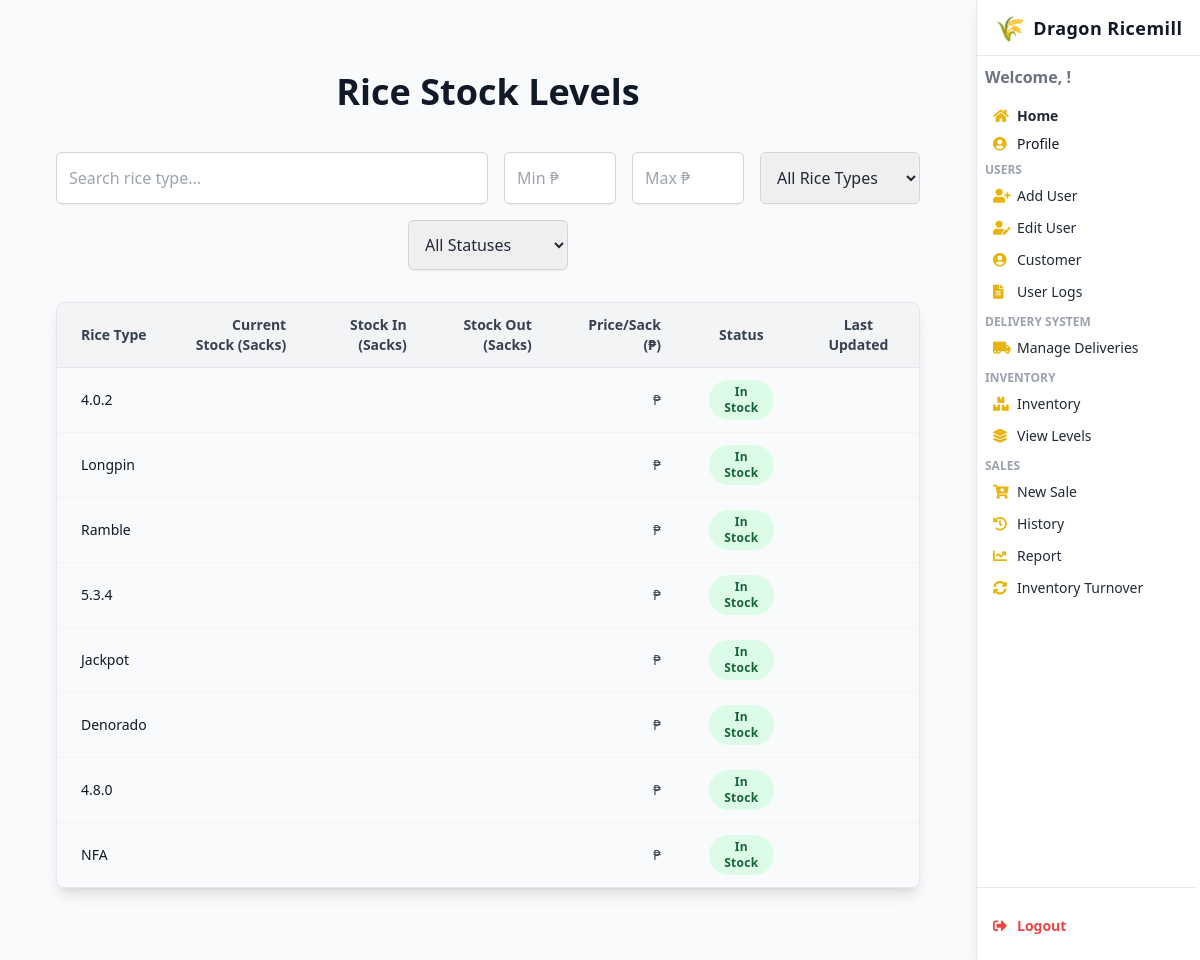
/viewstocklevel/, run on an earlier commit of the app's database.
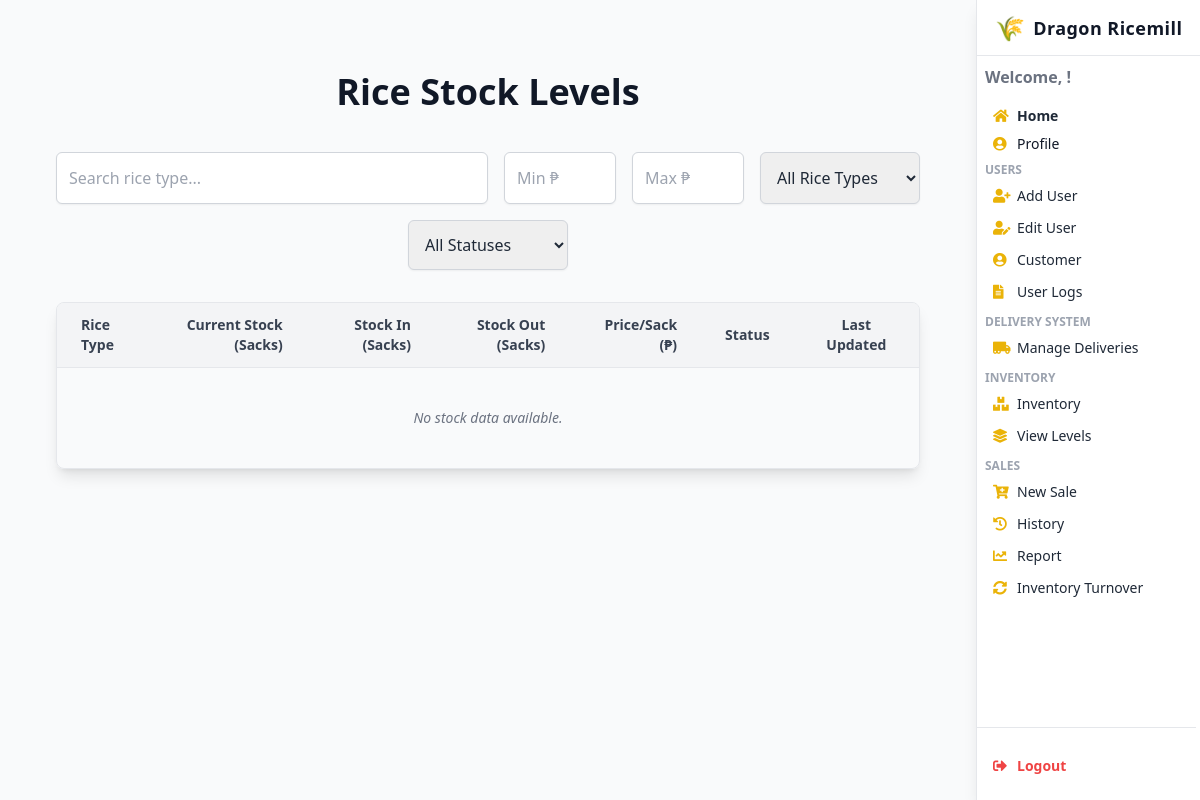
And on a later commit of the database.
### webapp/models.py (models this page shows, shortened)
class Rice(models.Model):
    riceID = models.AutoField(primary_key=True)
    rice_type = models.CharField(max_length=100, unique=True)
    description = models.TextField(blank=True, null=True)
    is_active = models.BooleanField(default=True)
    class Meta:
        db_table = 'Rice'

### webapp/views.py (the view)
# urls.py: path("viewstocklevel/", views.viewstocklevel, name="viewstocklevel"),
def viewstocklevel(request):
    rice_data = Rice.objects.all()
    return render(request, "viewstocklevel.html", {
        'stock_data': rice_data
    })

### webapp/templates/viewstocklevel.html (shortened to what the changed rows need)
{% load humanize %}
<!DOCTYPE html>
<html lang="en">
<head>
  <script src="https://cdn.tailwindcss.com"></script>
  <link href="https://cdnjs.cloudflare.com/ajax/libs/font-awesome/5.15.3/css/all.min.css" rel="stylesheet" />
</head>
<body class="bg-gray-100 text-gray-800 min-h-screen font-sans leading-relaxed overflow-x-hidden">
<div class="mr-56 min-h-screen bg-gray-50">
  <main class="max-w-screen-xl mx-auto px-4 py-6 sm:px-6 lg:px-8">
<main class="container mx-auto px-6 py-12">
  <h2 class="text-4xl font-extrabold text-gray-900 mb-10 text-center">Rice Stock Levels</h2>
  <div class="overflow-x-auto rounded-lg border border-gray-200 shadow-lg">
    <table class="min-w-full divide-y divide-gray-200 text-sm">
      <thead class="bg-gray-100">
        <tr>
          <th class="px-6 py-3 text-left font-semibold text-gray-700">Rice Type</th>
          <th class="px-6 py-3 text-right font-semibold text-gray-700">Current Stock (Sacks)</th>
          <th class="px-6 py-3 text-right font-semibold text-gray-700">Stock In (Sacks)</th>
          <th class="px-6 py-3 text-right font-semibold text-gray-700">Stock Out (Sacks)</th>
          <th class="px-6 py-3 text-right font-semibold text-gray-700">Price/Sack (₱)</th>
          <th class="px-6 py-3 text-center font-semibold text-gray-700">Status</th>
          <th class="px-6 py-3 text-center font-semibold text-gray-700">Last Updated</th>
        </tr>
      </thead>
      <tbody class="divide-y divide-gray-100">
        {% for rice in stock_data %}
          <tr class="hover:bg-blue-50 transition">
            <td class="px-6 py-3 rice-type font-medium text-gray-900">{{ rice.rice_type }}</td>
            <td class="px-6 py-3 text-right text-gray-700">{{ rice.current_stock }}</td>
            <td class="px-6 py-3 text-right text-gray-700">{{ rice.stock_in }}</td>
            <td class="px-6 py-3 text-right text-gray-700">{{ rice.stock_out }}</td>
            <td class="px-6 py-3 text-right price text-gray-700">₱{{ rice.price_per_sack|floatformat:2|intcomma }}</td>
            <td class="px-6 py-3 text-center status">
              {% if rice.current_stock == 0 %}
                <span class="inline-block bg-red-100 text-red-800 text-xs font-semibold px-3 py-1 rounded-full tracking-wide">Out of Stock</span>
              {% elif rice.current_stock <= 100 %}
                <span class="inline-block bg-yellow-100 text-yellow-800 text-xs font-semibold px-3 py-1 rounded-full tracking-wide">Low Stock</span>
              {% else %}
                <span class="inline-block bg-green-100 text-green-800 text-xs font-semibold px-3 py-1 rounded-full tracking-wide">In Stock</span>
              {% endif %}
            </td>
            <td class="px-6 py-3 text-center text-gray-500 text-xs">{{ rice.last_updated|date:"M d, Y - g:i A" }}</td>
          </tr>
        {% empty %}
          <tr>
            <td colspan="7" class="text-center py-10 text-gray-500 italic">No stock data available.</td>
          </tr>
        {% endfor %}
      </tbody>
    </table>
  </div>
</main>
</body>
</html>

What changed in the data, as far as the page shows it:
removed Rice: rice_type "4.0.2"
removed Rice: rice_type "Longpin"
removed Rice: rice_type "Ramble"
removed Rice: rice_type "5.3.4"
removed Rice: rice_type "Jackpot"
removed Rice: rice_type "Denorado"
removed Rice: rice_type "4.8.0"
removed Rice: rice_type "NFA"
Also different on the page:
text now shown: "No stock data available."
